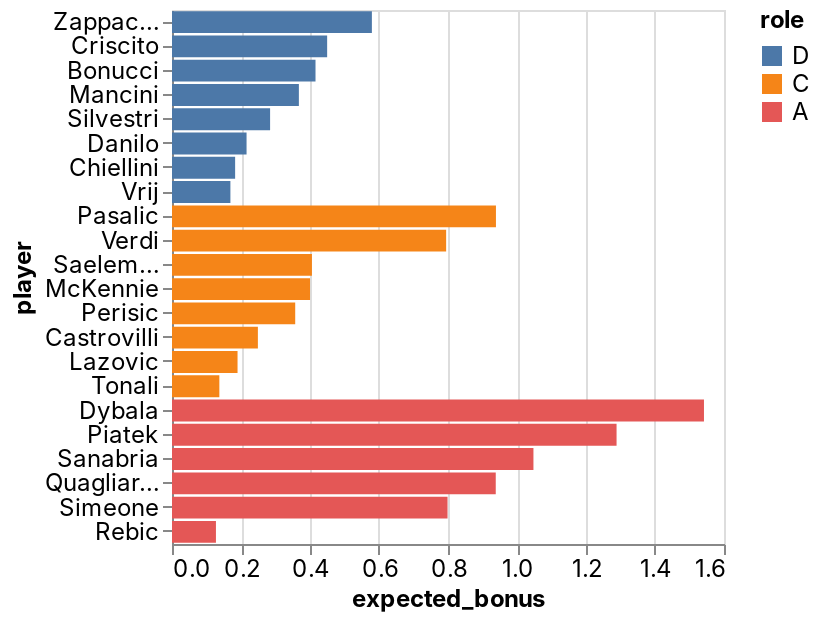

Here is the notebook cell this chart was saved with:
### Code cell
_deepnote_run_altair(team, """{"$schema":"https://vega.github.io/schema/vega-lite/v4.json","mark":{"type":"bar","tooltip":{"content":"data"}},"height":220,"autosize":{"type":"fit"},"data":{"name":"placeholder"},"encoding":{"x":{"field":"expected_bonus","type":"quantitative","sort":null,"scale":{"type":"linear","zero":false}},"y":{"field":"player","type":"nominal","sort":null,"scale":{"type":"linear","zero":true}},"color":{"field":"role","type":"nominal","sort":null,"scale":{"type":"linear","zero":false}}}}""")

### Figure 1 — Vega-Lite specification as saved in the notebook (floating-point values rounded to 4 significant figures)
{"config": {"view": {"continuousWidth": 400, "continuousHeight": 300}, "area": {"fill": "#51C0E9"}, "axis": {"labelFont": "Inter, sans-serif", "labelFontSize": 12, "labelFontWeight": "normal", "labelLimit": 60, "labelOverlap": "greedy", "titleFont": "Inter, sans-serif", "titleFontSize": 12, "titleFontWeight": "bold"}, "background": "#ffffff", "legend": {"labelFont": "Inter, sans-serif", "labelFontSize": 12, "titleFont": "Inter, sans-serif", "titleFontSize": 12, "titleFontWeight": "bold"}, "line": {"stroke": "#51C0E9", "strokeWidth": 2}, "rect": {"fill": "#51C0E9"}, "title": {"anchor": "start", "color": "#000000", "font": "Inter, sans-serif", "fontSize": 22, "fontWeight": "normal"}}, "data": {"name": "data-bde87232adc34b1b8b30c27e5ba05030"}, "mark": {"type": "bar", "tooltip": {"content": "data"}}, "autosize": {"type": "fit"}, "encoding": {"color": {"type": "nominal", "field": "role", "scale": {"type": "linear", "zero": false}, "sort": null}, "x": {"type": "quantitative", "field": "expected_bonus", "scale": {"type": "linear", "zero": false}, "sort": null}, "y": {"type": "nominal", "field": "player", "scale": {"type": "linear", "zero": true}, "sort": null}}, "height": 300, "width": "container", "$schema": "https://vega.github.io/schema/vega-lite/v4.json", "datasets": {"data-bde87232adc34b1b8b30c27e5ba05030": [{"fanta_team": "MEZAFE", "role": "D", "player": "Zappacosta", "team": "Atalanta", "opponent": "Cagliari", "date": "2022-02-06T00:00:00", "expected_bonus": 0.5794}, {"fanta_team": "MEZAFE", "role": "D", "player": "Criscito", "team": "Genoa", "opponent": "Roma", "date": "2022-02-05T00:00:00", "expected_bonus": 0.4497}, {"fanta_team": "MEZAFE", "role": "D", "player": "Bonucci", "team": "Juventus", "opponent": "Verona", "date": "2022-02-06T00:00:00", "expected_bonus": 0.416}, {"fanta_team": "MEZAFE", "role": "D", "player": "Mancini", "team": "Roma", "opponent": "Genoa", "date": "2022-02-05T00:00:00", "expected_bonus": 0.3678}, {"fanta_team": "MEZAFE", "role": "D", "player": "Silvestri", "team": "Bologna", "opponent": "Empoli", "date": "2022-02-06T00:00:00", "expected_bonus": 0.2843}, {"fanta_team": "MEZAFE", "role": "D", "player": "Danilo", "team": "Juventus", "opponent": "Verona", "date": "2022-02-06T00:00:00", "expected_bonus": 0.2161}, {"fanta_team": "MEZAFE", "role": "D", "player": "Chiellini", "team": "Juventus", "opponent": "Verona", "date": "2022-02-06T00:00:00", "expected_bonus": 0.183}, {"fanta_team": "MEZAFE", "role": "D", "player": "Vrij", "team": "Inter", "opponent": "AC Milan", "date": "2022-02-05T00:00:00", "expected_bonus": 0.1693}, {"fanta_team": "MEZAFE", "role": "C", "player": "Pasalic", "team": "Atalanta", "opponent": "Cagliari", "date": "2022-02-06T00:00:00", "expected_bonus": 0.939}, {"fanta_team": "MEZAFE", "role": "C", "player": "Verdi", "team": "Salernitana", "opponent": "Spezia", "date": "2022-02-07T00:00:00", "expected_bonus": 0.7946}, {"fanta_team": "MEZAFE", "role": "C", "player": "Saelemaekers", "team": "AC Milan", "opponent": "Inter", "date": "2022-02-05T00:00:00", "expected_bonus": 0.4056}, {"fanta_team": "MEZAFE", "role": "C", "player": "McKennie", "team": "Juventus", "opponent": "Verona", "date": "2022-02-06T00:00:00", "expected_bonus": 0.4001}, {"fanta_team": "MEZAFE", "role": "C", "player": "Perisic", "team": "Inter", "opponent": "AC Milan", "date": "2022-02-05T00:00:00", "expected_bonus": 0.3571}, {"fanta_team": "MEZAFE", "role": "C", "player": "Castrovilli", "team": "Fiorentina", "opponent": "Lazio", "date": "2022-02-05T00:00:00", "expected_bonus": 0.2489}, {"fanta_team": "MEZAFE", "role": "C", "player": "Lazovic", "team": "Verona", "opponent": "Juventus", "date": "2022-02-06T00:00:00", "expected_bonus": 0.19}, {"fanta_team": "MEZAFE", "role": "C", "player": "Tonali", "team": "AC Milan", "opponent": "Inter", "date": "2022-02-05T00:00:00", "expected_bonus": 0.1373}, {"fanta_team": "MEZAFE", "role": "A", "player": "Dybala", "team": "Juventus", "opponent": "Verona", "date": "2022-02-06T00:00:00", "expected_bonus": 1.542}, {"fanta_team": "MEZAFE", "role": "A", "player": "Piatek", "team": "Fiorentina", "opponent": "Lazio", "date": "2022-02-05T00:00:00", "expected_bonus": 1.289}, {"fanta_team": "MEZAFE", "role": "A", "player": "Sanabria", "team": "Torino", "opponent": "Udinese", "date": "2022-02-06T00:00:00", "expected_bonus": 1.048}, {"fanta_team": "MEZAFE", "role": "A", "player": "Quagliarella", "team": "Sampdoria", "opponent": "Sassuolo", "date": "2022-02-06T00:00:00", "expected_bonus": 0.9384}, {"fanta_team": "MEZAFE", "role": "A", "player": "Simeone", "team": "Verona", "opponent": "Juventus", "date": "2022-02-06T00:00:00", "expected_bonus": 0.7987}, {"fanta_team": "MEZAFE", "role": "A", "player": "Rebic", "team": "AC Milan", "opponent": "Inter", "date": "2022-02-05T00:00:00", "expected_bonus": 0.1274}]}}
